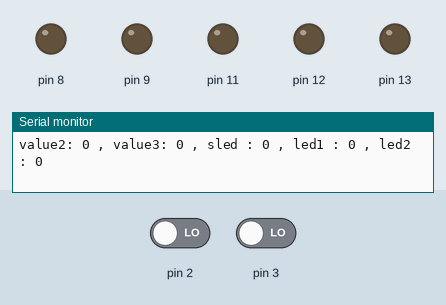
This sketch was run on a simulated Arduino Uno, built with avr-gcc and run on an emulated ATmega328P. Shown: output pins drawn as LEDs (lit = HIGH), the last lines printed to the serial monitor. Dashed ring = blinking. The inputs (shaded band) are chosen by the test bench; at power-on: pin 2 LOW, pin 3 LOW.

Above: at 1.3 s.
1.4 s: pin 2 driven HIGH
At 1.65 s:
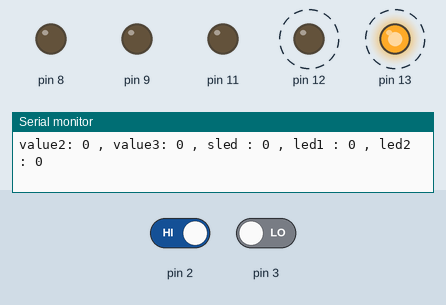
At 2.35 s:
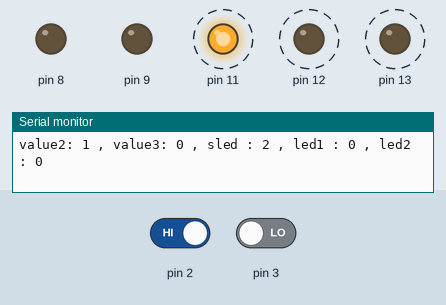
4.4 s: pin 3 driven HIGH
At 5.98 s:
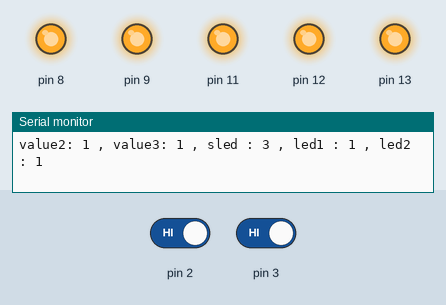
7.4 s: pin 3 driven LOW
10.4 s: pin 3 driven HIGH
At 10.89 s:
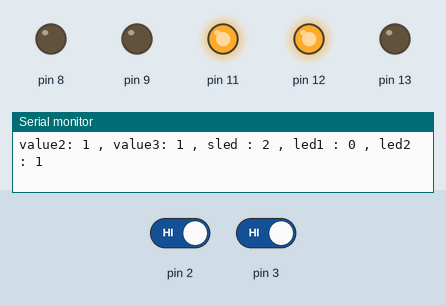
13.4 s: pin 3 driven LOW
16.4 s: pin 3 driven HIGH
Timing chart, 0 to 20.4 s (numbered marks = the images above; inputs shaded):
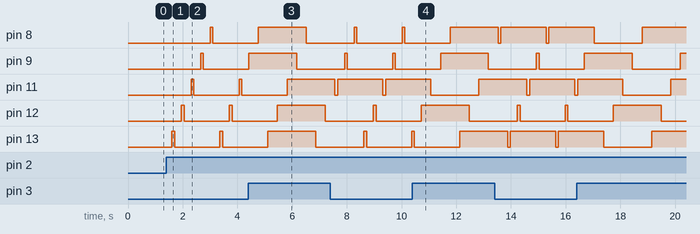

The sketch:

ex18_1.ino
```cpp
/*
 * 5개의 LED를 2개의 버튼으로 켜고,끌수 있도록 프로그램 작성
 * 힌트1: sled 전역변수를 LED가 켜져있는지 꺼져있는지 상태를 체크
 * 힌트2: sled 전역변수를 몇번째 LED가 켜져있는지 상태를 체크
 */
int sled = 0;
int led1 = 0;
int led2 = 0;
int led3 = 0;
int led4 = 0;
int led5 = 0;
void setup()
{
  Serial.begin(9600);
  pinMode(13, OUTPUT); // LED 연결 (디지털 신호 출력)
  pinMode(12, OUTPUT);
  pinMode(11, OUTPUT);
  pinMode(9, OUTPUT);
  pinMode(8, OUTPUT);
  pinMode(2, INPUT);     // 버튼 연결 (디지털 신호 입력)
  pinMode(3, INPUT);     // 버튼 연결 (디지털 신호 입력)
  digitalWrite(13, LOW); // LED 끄기
  digitalWrite(12, LOW);
  digitalWrite(11, LOW);
  digitalWrite(9, LOW);
  digitalWrite(8, LOW);
  delay(100);
}
void loop()
{
  delay(250);
  int value2 = digitalRead(2); // 0:LOW, 1:HIGH
  int value3 = digitalRead(3); // 0:LOW, 1:HIGH
  if (value2 == HIGH)
  {                  // 2번핀에 연결된 버튼을 눌렀을 때
    sled = sled + 1; // 0->1->2->3->4->5->0->...
    if (sled > 5)
    {
      sled = 1;
    }
    if (sled == 1)
    {
      if (led1 == 1)
      {
        digitalWrite(13, LOW);
        delay(100);
        digitalWrite(13, HIGH);
      }
      else
      {
        digitalWrite(13, HIGH);
        delay(100);
        digitalWrite(13, LOW);
      }
    }
    if (sled == 2)
    {
      if (led2 == 1)
      {
        digitalWrite(12, LOW);
        delay(100);
        digitalWrite(12, HIGH);
      }
      else
      {
        digitalWrite(12, HIGH);
        delay(100);
        digitalWrite(12, LOW);
      }
    }
    if (sled == 3)
    {
      if (led3 == 1)
      {
        digitalWrite(11, LOW);
        delay(100);
        digitalWrite(11, HIGH);
      }
      else
      {
        digitalWrite(11, HIGH);
        delay(100);
        digitalWrite(11, LOW);
      }
    }
    if (sled == 4)
    {
      if (led4 == 1)
      {
        digitalWrite(9, LOW);
        delay(100);
        digitalWrite(9, HIGH);
      }
      else
      {
        digitalWrite(9, HIGH);
        delay(100);
        digitalWrite(9, LOW);
      }
    }
    if (sled == 5)
    {
      if (led5 == 1)
      {
        digitalWrite(8, LOW);
        delay(100);
        digitalWrite(8, HIGH);
      }
      else
      {
        digitalWrite(8, HIGH);
        delay(100);
        digitalWrite(8, LOW);
      }
    }
  }

  if (value3 == HIGH)
  {
    if (sled == 1)
    {
      led1++;
      if (led1 > 1)
      {
        led1 = 0;
      }
      if (led1 == 1)
      {
        digitalWrite(13, HIGH);
      }
      else
      {
        digitalWrite(13, LOW);
      }
    }
    if (sled == 2)
    {
      led2++;
      if (led2 > 1)
      {
        led2 = 0;
      }
      if (led2 == 1)
      {
        digitalWrite(12, HIGH);
      }
      else
      {
        digitalWrite(12, LOW);
      }
    }
    if (sled == 3)
    {
      led3++;
      if (led3 > 1)
      {
        led3 = 0;
      }
      if (led3 == 1)
      {
        digitalWrite(11, HIGH);
      }
      else
      {
        digitalWrite(11, LOW);
      }
    }
    if (sled == 4)
    {
      led4++;
      if (led4 > 1)
      {
        led4 = 0;
      }
      if (led4 == 1)
      {
        digitalWrite(9, HIGH);
      }
      else
      {
        digitalWrite(9, LOW);
      }
    }
    if (sled == 5)
    {
      led5++;
      if (led5 > 1)
      {
        led5 = 0;
      }
      if (led5 == 1)
      {
        digitalWrite(8, HIGH);
      }
      else
      {
        digitalWrite(8, LOW);
      }
    }
  }

  Serial.print("value2: ");
  Serial.print(value2);
  Serial.print(" , ");
  Serial.print("value3: ");
  Serial.print(value3);
  Serial.print(" , ");
  Serial.print("sled : ");
  Serial.print(sled); // 아두이노 -> 컴퓨터
  Serial.print(" , ");
  Serial.print("led1 : ");
  Serial.print(led1);
  Serial.print(" , ");
  Serial.print("led2 : ");
  Serial.println(led2);
  //  if(sled == 0) { // sled  값 0 , 5개의 Led 모두 꺼진 상태
  //    digitalWrite(13, LOW);
  //    digitalWrite(12, LOW);
  //    digitalWrite(11, LOW);
  //    digitalWrite(9, LOW);
  //    digitalWrite(8, LOW);
  // }
  //  if(sled == 1) { // sled  값 1 , 첫번째  LED 켜진 상태(나머지는 꺼진 상태)
  //    digitalWrite(13, HIGH);
  //    digitalWrite(12, LOW);
  //    digitalWrite(11, LOW);
  //    digitalWrite(9, LOW);
  //    digitalWrite(8, LOW);
  //  }
  //  if(sled == 2) { // sled  값 2 , 두번째  LED 켜진 상태(나머지는 꺼진 상태)
  //    digitalWrite(13, LOW);
  //    digitalWrite(12, HIGH);
  //    digitalWrite(11, LOW);
  //    digitalWrite(9, LOW);
  //    digitalWrite(8, LOW);
  //  }
  //  if(sled == 3) { // sled  값 3 , 세번째  LED 켜진 상태(나머지는 꺼진 상태)
  //    digitalWrite(13, LOW);
  //    digitalWrite(12, LOW);
  //    digitalWrite(11, HIGH);
  //    digitalWrite(9, LOW);
  //    digitalWrite(8, LOW);
  //  }
  //  if(sled == 4) { // sled  값 4 , 네번째  LED 켜진 상태(나머지는 꺼진 상태)
  //    digitalWrite(13, LOW);
  //    digitalWrite(12, LOW);
  //    digitalWrite(11, LOW);
  //    digitalWrite(9, HIGH);
  //    digitalWrite(8, LOW);
  //  }
  //  if(sled == 5) { // sled  값 5 , 다섯번째  LED 켜진 상태(나머지는 꺼진 상태)
  //    digitalWrite(13, LOW);
  //    digitalWrite(12, LOW);
  //    digitalWrite(11, LOW);
  //    digitalWrite(9, LOW);
  //    digitalWrite(8, HIGH);
  //  }
}
```

Measured:
- after the input at 1.4 s, pin 8: LOW → HIGH after 1.6 s, → LOW 0.10 s later; pin 9: LOW → HIGH after 1.3 s, → LOW 0.10 s later
- after the input at 4.4 s, pin 11: goes on until 5.8 s, then stays HIGH
- after the input at 10.4 s, pin 8: goes on until 11.8 s, then stays HIGH; pin 13: goes on until 12.1 s, then stays HIGH
